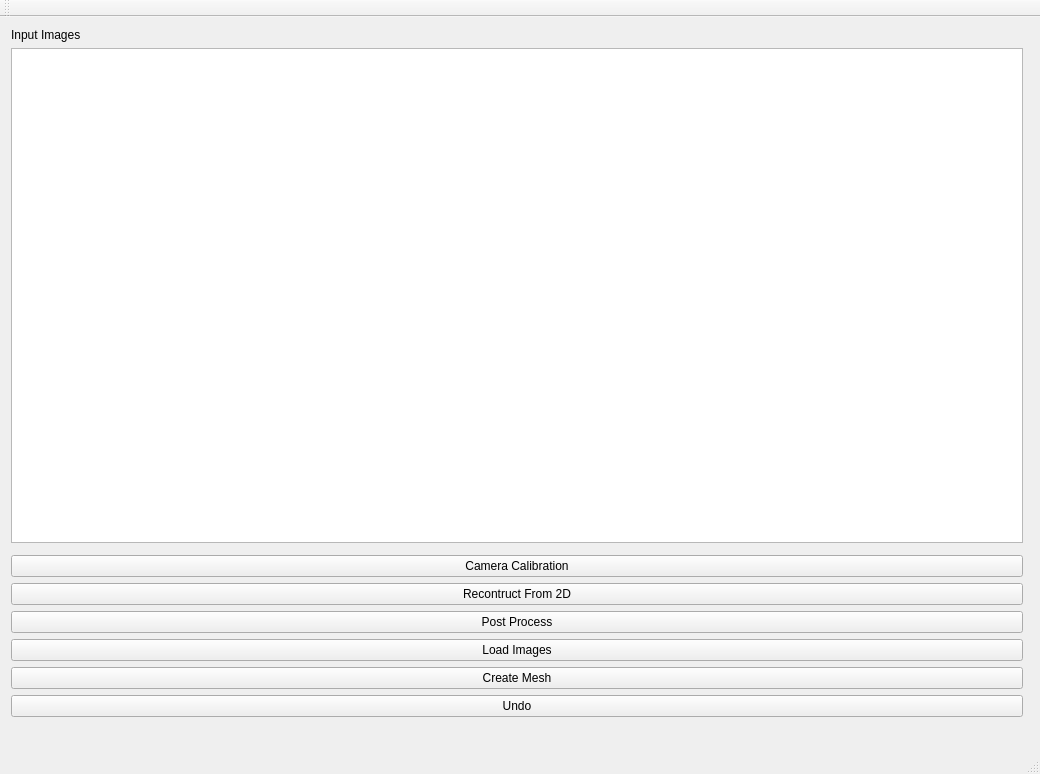
<?xml version="1.0" encoding="UTF-8"?>
<ui version="4.0">
 <class>ReconstructFrom2DClass</class>
 <widget class="QMainWindow" name="ReconstructFrom2DClass">
  <property name="geometry">
   <rect>
    <x>0</x>
    <y>0</y>
    <width>1040</width>
    <height>774</height>
   </rect>
  </property>
  <property name="windowTitle">
   <string>ReconstructFrom2D</string>
  </property>
  <widget class="QWidget" name="centralWidget">
   <layout class="QGridLayout" name="gridLayout">
    <item row="0" column="2" rowspan="13">
     <widget class="MarkGraphicsScene" name="displayWidget" native="true"/>
    </item>
    <item row="4" column="0">
     <widget class="QPushButton" name="reconButton">
      <property name="text">
       <string>Recontruct From 2D</string>
      </property>
     </widget>
    </item>
    <item row="5" column="0">
     <widget class="QPushButton" name="postProcessButton">
      <property name="text">
       <string>Post Process</string>
      </property>
     </widget>
    </item>
    <item row="1" column="0">
     <widget class="QListWidget" name="imagesListWidget"/>
    </item>
    <item row="6" column="0">
     <widget class="QPushButton" name="loadButton">
      <property name="text">
       <string>Load Images</string>
      </property>
     </widget>
    </item>
    <item row="0" column="0">
     <widget class="QLabel" name="label_3">
      <property name="text">
       <string>Input Images</string>
      </property>
     </widget>
    </item>
    <item row="3" column="0">
     <widget class="QPushButton" name="calibButton">
      <property name="text">
       <string>Camera Calibration</string>
      </property>
     </widget>
    </item>
    <item row="7" column="0">
     <widget class="QPushButton" name="createMeshButton">
      <property name="text">
       <string>Create Mesh</string>
      </property>
     </widget>
    </item>
    <item row="8" column="0">
     <widget class="QPushButton" name="undoButton">
      <property name="text">
       <string>Undo</string>
      </property>
     </widget>
    </item>
   </layout>
  </widget>
  <widget class="QMenuBar" name="menuBar">
   <property name="geometry">
    <rect>
     <x>0</x>
     <y>0</y>
     <width>1040</width>
     <height>21</height>
    </rect>
   </property>
  </widget>
  <widget class="QToolBar" name="mainToolBar">
   <attribute name="toolBarArea">
    <enum>TopToolBarArea</enum>
   </attribute>
   <attribute name="toolBarBreak">
    <bool>false</bool>
   </attribute>
  </widget>
  <widget class="QStatusBar" name="statusBar"/>
 </widget>
 <layoutdefault spacing="6" margin="11"/>
 <customwidgets>
  <customwidget>
   <class>MarkGraphicsScene</class>
   <extends>QWidget</extends>
   <header location="global">MarkGraphicsScene.h</header>
   <container>1</container>
  </customwidget>
 </customwidgets>
 <resources>
  <include location="ReconstructFrom2D.qrc"/>
 </resources>
 <connections/>
</ui>
